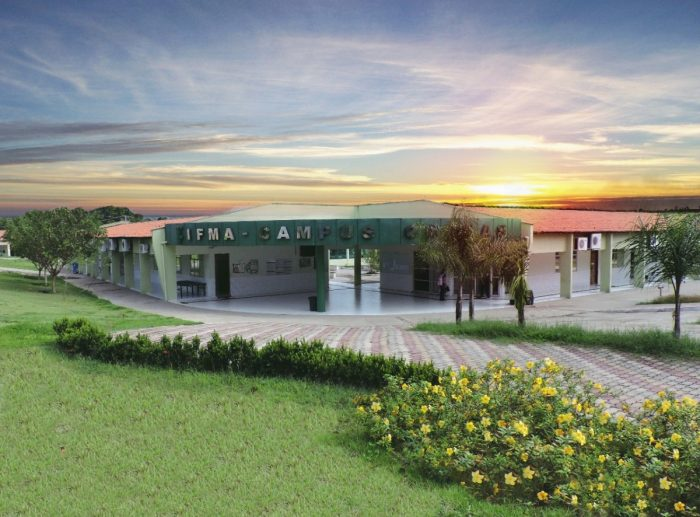
#> input picture Processamento de Imagens/images/ifma-caxias.jpg, 700 x 517 px, found by its file name
$ python 02-histograma.py
#> lines starting #> are read from the running program, lines starting #| are printed output that depends on the picture
import cv2
from matplotlib import pyplot as plt

imagem = cv2.imread('Processamento de Imagens\images\ifma-caxias.jpg')
#> imagem is the input picture: shape (517, 700, 3); mean B, G, R 122.3, 142.2, 134.9

# Colorido
cv2.imshow('Colorido', imagem)
color = ('b','g','r')

for i, c in enumerate(color):
    hist = cv2.calcHist([imagem], [i], None, [256], [0, 256])
    plt.plot(hist, color = c)
    plt.xlim([0, 256])

plt.show()
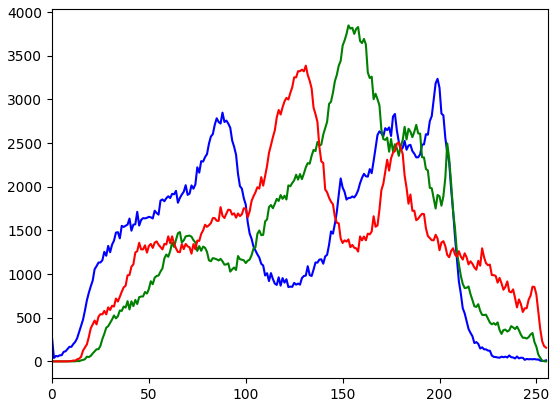
#> figure drawn by matplotlib, 1 panel; curve peaks at x = 199, y = 3236; curve peaks at x = 153, y = 3848; curve peaks at x = 131, y = 3387

$ run again, with Processamento de Imagens/images/faces.jpg copied over Processamento de Imagens/images/ifma-caxias.jpg
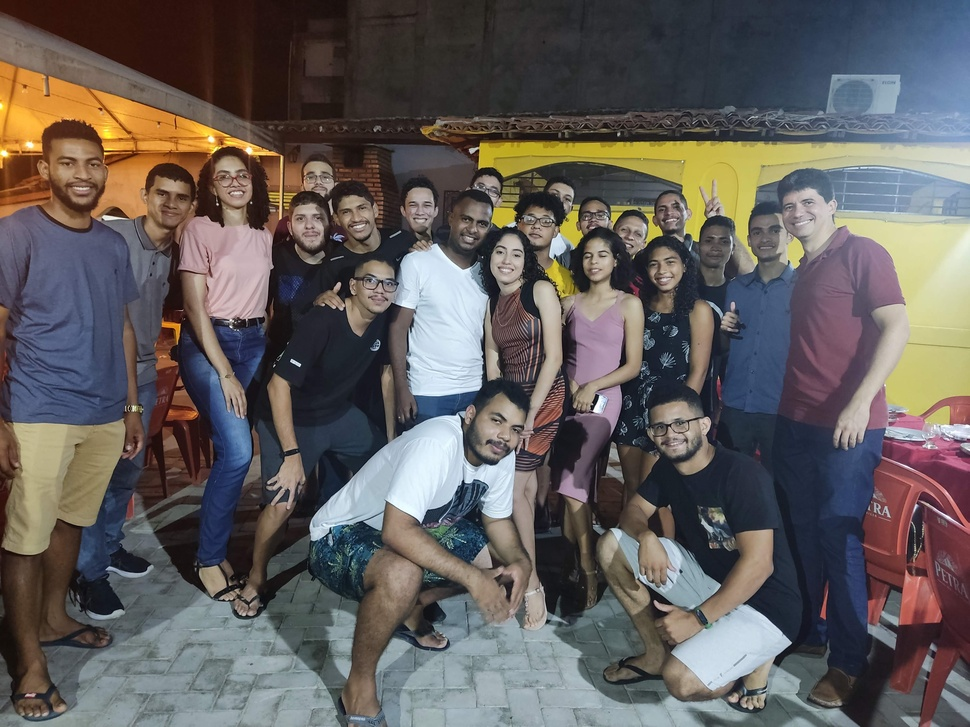
#> input picture Processamento de Imagens/images/faces.jpg, 970 x 727 px, shrunk from 4000 x 3000 before the run, found by its file name
#> imagem is the input picture: shape (727, 970, 3); mean B, G, R 91.9, 93.9, 99
#> `plt.show()`:
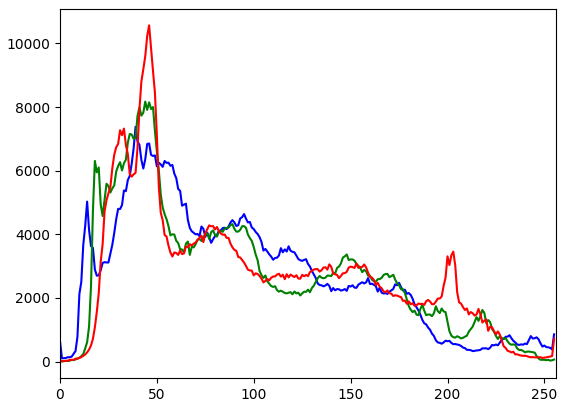
#> figure drawn by matplotlib, 1 panel; curve peaks at x = 39, y = 7379; curve peaks at x = 44, y = 8174; curve peaks at x = 46, y = 10567
